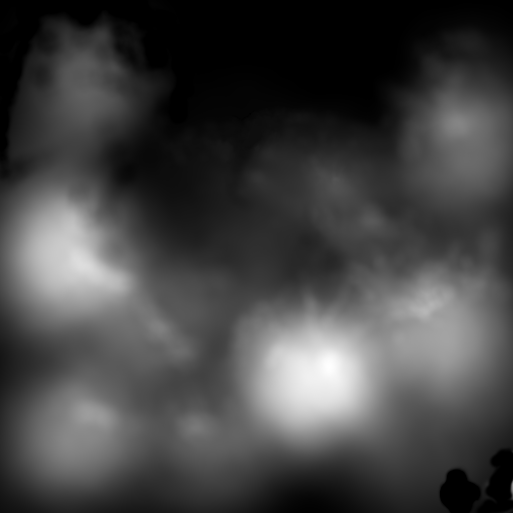
#> input picture simulation/models/Harmonic/materials/textures/Heightmap.png, 513 x 513 px, found by its file name
$ python convert_heightmap_to_terrarium.py
#> lines starting #> are read from the running program, lines starting #| are printed output that depends on the picture
#!/usr/bin/env python3
"""
Convert 16-bit grayscale heightmap to Terrarium DEM format for MapLibre 3D terrain.

Terrarium encoding: height = (R * 256 + G + B / 256) - 32768
This format is more robust than Mapbox terrain-rgb and widely supported.

Input: Heightmap.png (513x513, 16-bit grayscale)
Output: terrarium_dem.png (RGB encoded elevation data)
"""

import numpy as np
from PIL import Image
import os

# Configuration
INPUT_HEIGHTMAP = "/home/lecrabe/dev/evolutek/artefac-drone-defense/simulation/models/Harmonic Terrain/materials/textures/Heightmap.png"
OUTPUT_DEM = "/home/lecrabe/dev/evolutek/artefac-drone-defense/frontend/public/terrain/terrarium_dem.png"
MAX_HEIGHT_METERS = 201.66  # From model.sdf

def encode_terrarium(height_meters):
    """
    Encode elevation in meters to Terrarium RGB format.

    Formula: height = (R * 256 + G + B / 256) - 32768

    Args:
        height_meters: Elevation in meters (can be negative)

    Returns:
        (R, G, B) tuple (uint8)
    """
    # Offset to positive range (Terrarium uses -32768 to +32767 range)
    value = height_meters + 32768.0

    # Clamp to valid range
    value = np.clip(value, 0, 65535)

    # Extract RGB components
    R = np.floor(value / 256).astype(np.uint8)
    G = np.floor(value % 256).astype(np.uint8)
    B = np.floor((value % 1) * 256).astype(np.uint8)

    return R, G, B


def convert_heightmap_to_terrarium():
    """Convert 16-bit heightmap to Terrarium DEM format."""
    print(f"🗺️  Converting heightmap to Terrarium DEM format...")
    print(f"Input: {INPUT_HEIGHTMAP}")
    print(f"Output: {OUTPUT_DEM}")

    # Load 16-bit heightmap
    heightmap = Image.open(INPUT_HEIGHTMAP)
#> heightmap is the input picture: PIL image 513x513 I;16; min 0, max 22024, mean 5871.2
    height_array = np.array(heightmap, dtype=np.float32)

    print(f"Heightmap size: {height_array.shape}")
#| Heightmap size: (513, 513)
    print(f"Value range: {height_array.min():.0f} - {height_array.max():.0f} (16-bit)")
#| Value range: 0 - 22024 (16-bit)

    # Normalize to meters (0-65535 → 0-MAX_HEIGHT_METERS)
    height_meters = (height_array / 65535.0) * MAX_HEIGHT_METERS

    print(f"Height in meters: {height_meters.min():.2f}m - {height_meters.max():.2f}m")
#| Height in meters: 0.00m - 67.77m

    # Encode to Terrarium RGB
    print("Encoding to Terrarium format...")
    R, G, B = encode_terrarium(height_meters)
#> in encode_terrarium, `R = np.floor(value / 256).astype(np.uint8)`: R: shape (513, 513); every value is 128
#> in encode_terrarium, `G = np.floor(value % 256).astype(np.uint8)`:
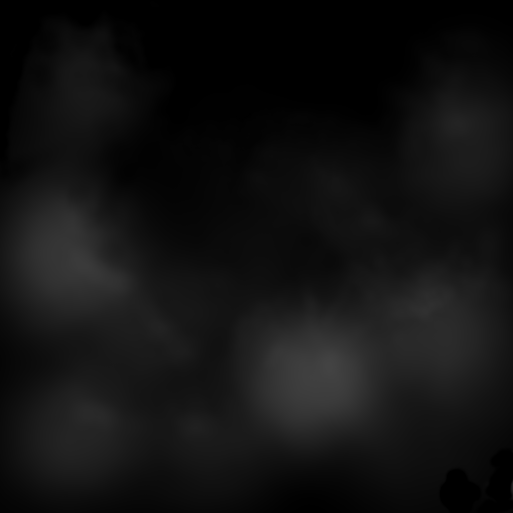
#> G: shape (513, 513); min 0, max 67, mean 17.6
#> in encode_terrarium, `B = np.floor((value % 1) * 256).astype(np.uint8)`:
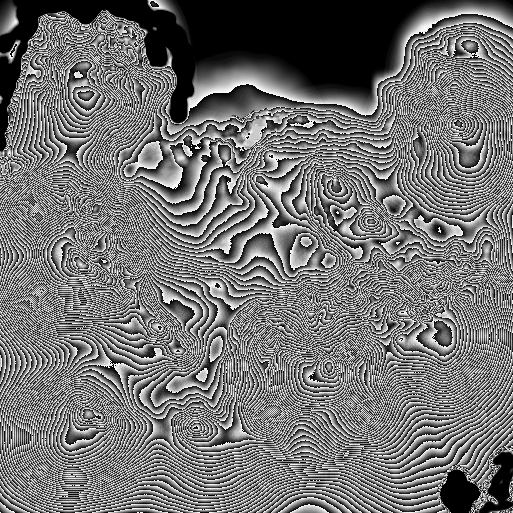
#> B: shape (513, 513); min 0, max 255, mean 114.2

    # Stack RGB channels
    rgb_array = np.stack([R, G, B], axis=-1)
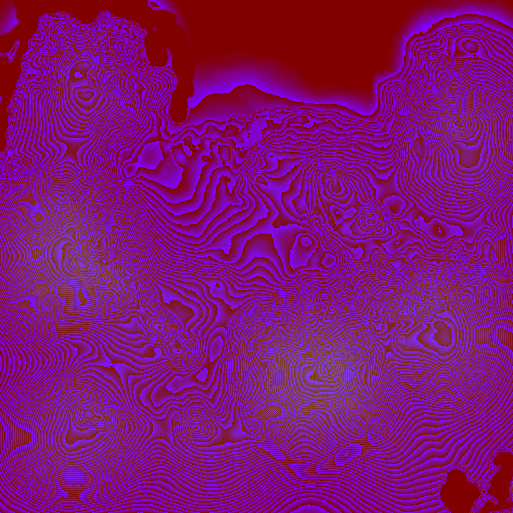
#> rgb_array: shape (513, 513, 3); mean of channels 0, 1, 2 128, 17.6, 114.2; drawn as R, G, B

    # Save output
    os.makedirs(os.path.dirname(OUTPUT_DEM), exist_ok=True)
    output_image = Image.fromarray(rgb_array, mode='RGB')
    output_image.save(OUTPUT_DEM, 'PNG', compress_level=9)

    print(f"✅ Terrarium DEM saved: {OUTPUT_DEM}")
    print(f"Size: {output_image.size}")
#| Size: (513, 513)

    # Verification: decode a sample pixel to check encoding
    sample_height = height_meters[256, 256]  # Center pixel
#> sample_height = 13
    sample_r, sample_g, sample_b = R[256, 256], G[256, 256], B[256, 256]
#> sample_r = 128; sample_g = 12; sample_b = 255
    decoded_height = (sample_r * 256 + sample_g + sample_b / 256) - 32768
#> decoded_height = 13

    print(f"\n🔍 Encoding verification (center pixel):")
    print(f"  Original height: {sample_height:.2f}m")
#|   Original height: 13.00m
    print(f"  RGB values: ({sample_r}, {sample_g}, {sample_b})")
#|   RGB values: (128, 12, 255)
    print(f"  Decoded height: {decoded_height:.2f}m")
#|   Decoded height: 13.00m
    print(f"  Error: {abs(decoded_height - sample_height):.4f}m")
#|   Error: 0.0017m

    # Statistics
    print(f"\n📊 Terrain Statistics:")
    print(f"  Min altitude: {height_meters.min():.2f}m")
#|   Min altitude: 0.00m
    print(f"  Max altitude: {height_meters.max():.2f}m")
#|   Max altitude: 67.77m
    print(f"  Avg altitude: {height_meters.mean():.2f}m")
#|   Avg altitude: 18.07m
    print(f"  Relief: {height_meters.max() - height_meters.min():.2f}m")
#|   Relief: 67.77m


if __name__ == "__main__":
    convert_heightmap_to_terrarium()
